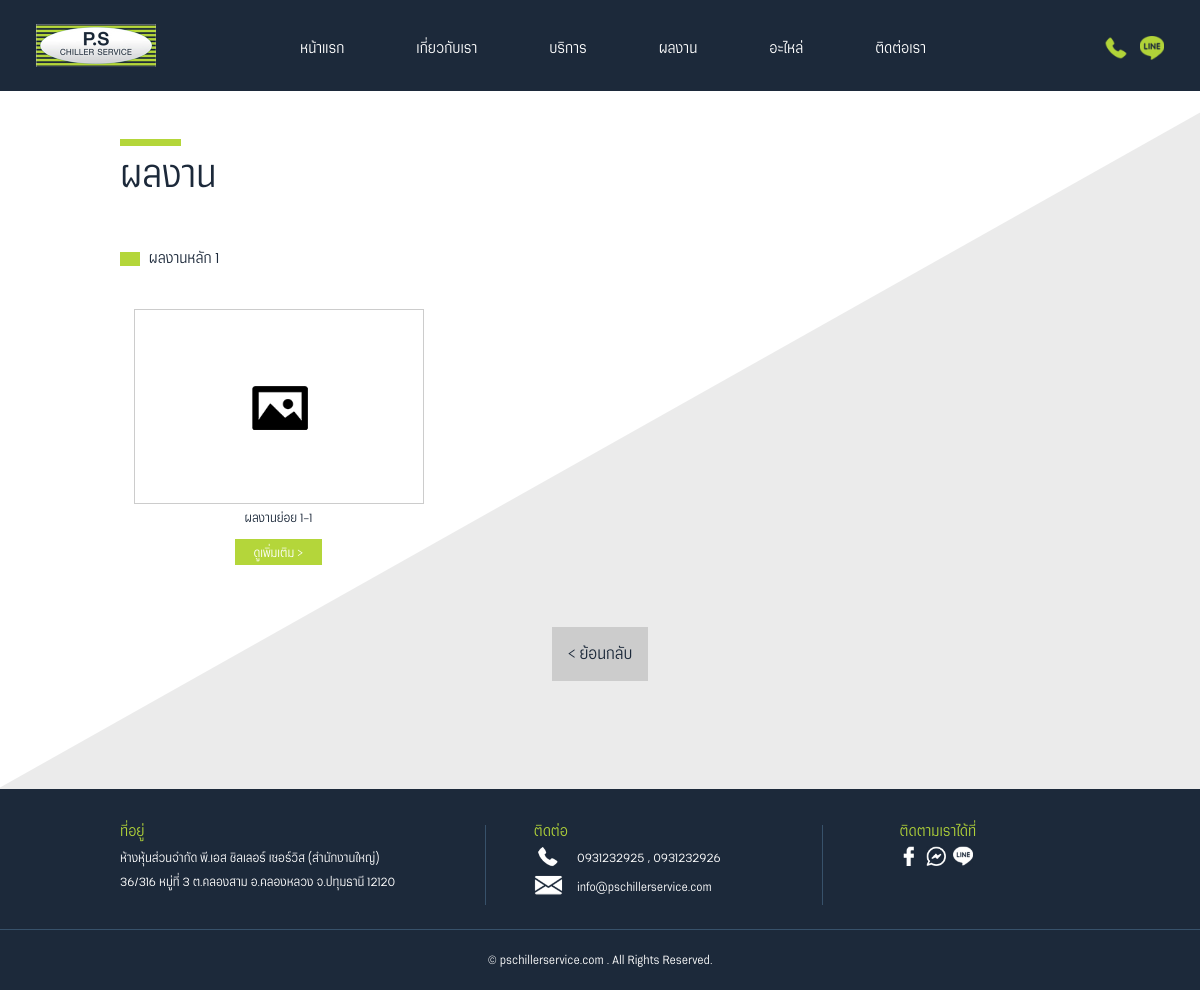
/portfolio-list.php?id=23, run on the app's committed database.
### tables this page shows
CREATE TABLE `portfolio` (
  `id` int(11) NOT NULL,
  `name` varchar(255) NOT NULL,
  `image` varchar(255) NOT NULL
);

CREATE TABLE `portfolio_sub` (
  `id` int(11) NOT NULL,
  `id_main` varchar(255) NOT NULL,
  `name` varchar(255) NOT NULL,
  `image` varchar(255) NOT NULL
);

CREATE TABLE `contact_address` (
  `id` int(11) NOT NULL,
  `address` text NOT NULL
);

CREATE TABLE `contact_phone` (
  `id` int(11) NOT NULL,
  `phone_1` varchar(20) NOT NULL,
  `phone_2` varchar(20) NOT NULL
);

CREATE TABLE `contact_email` (
  `id` int(11) NOT NULL,
  `email` varchar(255) NOT NULL
);

### back-office/database/connect.php (called while the page is built, shortened)
<?php
class connect
{
    private $servername = "localhost";
    private $username = "root";
    private $password = "";
    private $db_name = "pachillerservice";
    public function __construct()
    {
        try {
            $conn = new PDO("mysql:host=$this->servername;dbname=$this->db_name;charset=utf8", $this->username, $this->password);
            $conn->setAttribute(PDO::ATTR_ERRMODE, PDO::ERRMODE_EXCEPTION);
            $this->conn = $conn;
        } catch (PDOException $e) {
            echo "Connection failed: " . $e->getMessage();
        }
    }
}

### portfolio-list.php (the view, shortened to what this page needs)
<?php
require_once("back-office/database/connect.php");
?>
<!DOCTYPE html PUBLIC "-//W3C//DTD XHTML 1.0 Transitional//EN" "http://www.w3.org/TR/xhtml1/DTD/xhtml1-transitional.dtd">
<html xmlns="http://www.w3.org/1999/xhtml">
<head>
  <link href="css/reset.css" rel="stylesheet" type="text/css" />
  <link href="css/header.css" rel="stylesheet" type="text/css" />
  <link href="css/header-m.css" rel="stylesheet" type="text/css" />
  <link href="css/header-t.css" rel="stylesheet" type="text/css" />
  <link href="css/content.css" rel="stylesheet" type="text/css" />
  <link href="css/content-m.css" rel="stylesheet" type="text/css" />
  <link href="css/content-t.css" rel="stylesheet" type="text/css" />
  <link href="css/footer.css" rel="stylesheet" type="text/css" />
  <link href="css/footer-m.css" rel="stylesheet" type="text/css" />
  <link href="css/footer-t.css" rel="stylesheet" type="text/css" />
  <link href="css/menu.css" rel="stylesheet" type="text/css" />
</head>
<body>
  <div class="header">
    <div class="logo"><a href="index.php"><img src="images/logo.jpg" width="240" height="86" /></a></div>
    <div class="box-menu">
      <nav id="nav" role="navigation">
        <ul>
          <li><a href="index.php">หน้าแรก</a></li>
          <li><a href="aboutus.php">เกี่ยวกับเรา</a></li>
          <li><a href="service.php">บริการ</a></li>
          <li><a href="portfolio.php">ผลงาน</a></li>
          <li><a href="part.php">อะไหล่</a></li>
          <li><a href="contactus.php">ติดต่อเรา</a></li>
        </ul>
      </nav>
    </div>
    <?php include 'inc/contact-top.php'; ?>
  </div>
  <div class="content">
    <div class="left-01-all">
      <div class="box-main">
        <div class="title-all">ผลงาน</div>
        <?php
        try {
          $stmt = $db->conn->prepare("SELECT * FROM `portfolio` WHERE `id`=:__id");
          $stmt->execute(["__id" => $_GET["id"]]);
          foreach ($stmt->fetchAll() as $row) {
        ?>
            <div class="show-title">
              <?=$row["name"]?>
            </div>
        <?php
          }
        } catch (Exception $e) {
          echo $e->getMessage();
        }
        ?>
        <?php
        try {
          $stmt = $db->conn->prepare("SELECT * FROM `portfolio_sub` WHERE `id_main`=:__id ORDER BY `id` DESC");
          $stmt->execute(["__id" => $_GET["id"]]);
          foreach ($stmt->fetchAll() as $row) {
        ?>
            <div class="box-port-sub-list">
              <div class="picture-port-sub-list">
                <a href="portfolio-list-detail.php?id_main=<?=$_GET["id"]?>&id=<?= $row["id"] ?>">
                  <img src="back-office/images/portfolio/<?= $row["image"] ?>" width="400" height="267" /></a>
              </div>
              <div class="title-port-sub-list">
                <a href="portfolio-list-detail.php?id_main=<?=$_GET["id"]?>&id=<?= $row["id"] ?>">
                  <?= $row["name"] ?>
                </a>
              </div>
              <div class="more-04">
                <a href="portfolio-list-detail.php?id_main=<?=$_GET["id"]?>&id=<?= $row["id"] ?>">ดูเพิ่มเติม > </a>
              </div>
            </div>
        <?php
          }
        } catch (Exception $e) {
          echo $e->getMessage();
        }
        ?>
        <div class="more-03"><a href="portfolio.php">
            < ย้อนกลับ</a>
        </div>
      </div>
    </div>
  </div>
  <?php include 'inc/footer.php'; ?>
</body>
</html>

### inc/footer.php
<?php
require_once("back-office/database/connect.php");
$db = new connect();
?>
<?php
$phone1 = "";
$phone2 = "";
$line_Link = "";
$facebook_link = "";
$messenger_link = "";
$email = "";
$address = "";
try {
    $stmt = $db->conn->prepare("SELECT * FROM `contact_phone`");
    $stmt->execute();
    foreach ($stmt->fetchAll() as $row) {
        $phone1 = $row["phone_1"];
        $phone2 = $row["phone_2"];
    }
} catch (Exception $e) {
    echo $e->getMessage();
}
try {
    $stmt = $db->conn->prepare("SELECT * FROM `contact_line`");
    $stmt->execute();
    foreach ($stmt->fetchAll() as $row) {
        $line_Link = $row["line_link"];
    }
} catch (Exception $e) {
    echo $e->getMessage();
}
try {
    $stmt = $db->conn->prepare("SELECT * FROM `contact_facebook`");
    $stmt->execute();
    foreach ($stmt->fetchAll() as $row) {
        $facebook_link = $row["facebook_link"];
    }
} catch (Exception $e) {
    echo $e->getMessage();
}
try {
    $stmt = $db->conn->prepare("SELECT * FROM `contact_messenger`");
    $stmt->execute();
    foreach ($stmt->fetchAll() as $row) {
        $messenger_link = $row["messenger_link"];
    }
} catch (Exception $e) {
    echo $e->getMessage();
}
try {
    $stmt = $db->conn->prepare("SELECT * FROM `contact_email`");
    $stmt->execute();
    foreach ($stmt->fetchAll() as $row) {
        $email = $row["email"];
    }
} catch (Exception $e) {
    echo $e->getMessage();
}
try {
    $stmt = $db->conn->prepare("SELECT * FROM `contact_address`");
    $stmt->execute();
    foreach ($stmt->fetchAll() as $row) {
        $address = $row["address"];
    }
} catch (Exception $e) {
    echo $e->getMessage();
}
?>
<div class="footer">
    <div class="box-main">
        <div class="box-footer-left">
            <div class="title-footer">ที่อยู่</div>
            <div class="text-footer-left"><?= $address ?></div>
        </div>
        <div class="box-footer-center">
            <div class="title-footer">ติดต่อ</div>
            <div class="box-footer-center-list">
                <div class="icon-footer-center"><img src="images/icon-footer-01.jpg" width="48" height="37" /></div>
                <div class="text-footer-center"><a href="tel:<?= $phone1 ?>" target="_blank"><?= $phone1 ?></a> , <a href="tel:<?= $phone2 ?>" target="_blank"><?= $phone2 ?></a></div>
            </div>
            <div class="box-footer-center-list">
                <div class="icon-footer-center"><img src="images/icon-footer-02.jpg" width="48" height="37" /></div>
                <div class="text-footer-center"><?= $email ?></div>
            </div>
        </div>
        <div class="box-footer-right">
            <div class="title-footer">ติดตามเราได้ที่</div>
            <div class="icon-footer-right"><a href="<?= $facebook_link ?>" target="_blank"><img src="images/icon-footer-03.jpg" width="32" height="32" /></a><a href="<?= $messenger_link ?>" target="_blank"><img src="images/icon-footer-04.jpg" width="32" height="32" /></a>
                <a href="<?= $line_Link ?>" target="_blank"><img src="images/icon-footer-05.jpg" width="32" height="32" /></a>
            </div>
        </div>
    </div>
    <div class="copy">© pschillerservice.com . All Rights Reserved.</div>
</div>

### css/header.css (style rules this page uses)
@media screen and (min-width: 1041px) and (max-width: 3000px) { .header { float: left; height: auto; width: 100%; } }
@media screen and (min-width: 1041px) and (max-width: 3000px) { .logo { float: left; height: auto; width: 20%; margin-top: 2%; margin-bottom: 2%; margin-left: 3%; } }
@media screen and (min-width: 1041px) and (max-width: 3000px) { .logo img { height: auto; width: 50%; } }
@media screen and (min-width: 1041px) and (max-width: 3000px) { .box-menu { float: left; height: auto; width: 60%; margin-top: 3.5%; margin-left: 2%; } }

### css/content.css (style rules this page uses)
@media screen and (min-width: 1041px) and (max-width: 3000px) { .content { float: left; height: auto; width: 100%; } }
@media screen and (min-width: 1041px) and (max-width: 3000px) { .more-03 { font-family: serithairegular; font-size: 1.3vw; color: #1c293a; background-color: #CCCCCC; float: left; height: auto; width: 10%; padding-top: 2%; padding-bottom: 2%; margin-top: 5%; margin-bottom: 5%; text-align: center; margin-left: 45%; margin-right: 45%; } }
@media screen and (min-width: 1041px) and (max-width: 3000px) { .more-03 a { color: #1c293a; text-decoration: none; } }
@media screen and (min-width: 1041px) and (max-width: 3000px) { .more-04 { font-family: serithairegular; font-size: 1vw; color: #FFF; background-color: #B4D63A; float: left; height: auto; width: 30%; padding-top: 3%; padding-bottom: 2%; margin-top: 5%; text-align: center; margin-left: 35%; margin-right: 35%; } }
@media screen and (min-width: 1041px) and (max-width: 3000px) { .more-04 a { color: #FFF; text-decoration: none; } }
@media screen and (min-width: 1041px) and (max-width: 3000px) { .title-all { font-family: serithairegular; font-size: 3vw; color: #1c293a; background-image: url(../images/line-title-small.jpg); background-repeat: no-repeat; background-position: left top; float: left; height: auto; width: 100%; margin-top: 5%; margin-bottom: 3%; padding-top: 2%; } }
@media screen and (min-width: 1041px) and (max-width: 3000px) { .show-title { font-family: serithairegular; font-size: 1.2vw; color: #1c293a; background-image: url(../images/icon-green.jpg); background-repeat: no-repeat; background-position: left top; float: left; height: auto; width: 95%; margin-top: 3%; margin-bottom: 3%; padding-left: 3%; } }
@media screen and (min-width: 1041px) and (max-width: 3000px) { .box-port-sub-list { margin: 1.5%; float: left; height: auto; width: 30%; } }
@media screen and (min-width: 1041px) and (max-width: 3000px) { .picture-port-sub-list { float: left; height: auto; width: 100%; border: 1px solid #CCC; } }
@media screen and (min-width: 1041px) and (max-width: 3000px) { .picture-port-sub-list a img { height: auto; width: 100%; } }
@media screen and (min-width: 1041px) and (max-width: 3000px) { .title-port-sub-list { font-family: serithairegular; font-size: 1vw; color: #1c293a; text-align: center; margin-top: 3%; float: left; height: auto; width: 100%; } }
@media screen and (min-width: 1041px) and (max-width: 3000px) { .title-port-sub-list a { color: #1c293a; text-decoration: none; } }

### css/menu.css (style rules this page uses)
#nav { font-family: serithairegular; }
#nav li { position: relative; z-index: 9999; }
#nav li a { color: #FFFFFF; display: block; text-decoration: none; list-style-type: none; }
#nav > ul { background-color: #37516A; position: relative; z-index: 9999; }
#nav > ul > li { width: auto; height: auto; float: left; list-style-type: none; margin-right: 10%; margin-bottom: 3%; }
#nav > ul > li > a { height: 100%; font-size: 1.2vw; text-align: center; list-style-type: none; font-family: serithairegular; color: #FFF; font-weight: normal; }

### data on the page
portfolio: name "ผลงานหลัก 1"
portfolio_sub: image (picture), name "ผลงานย่อย 1-1"
contact_address: address "ห้างหุ้นส่วนจำกัด พี.เอส ชิลเลอร์ เซอร์วิส (สำนักงานใหญ่) 36/316 หมู่ที่ 3 ต.คลองสาม อ.คลองหลวง จ.ปทุมธานี 12120"
contact_phone: phone_1 "0931232925", phone_2 "0931232926"
contact_email: email "info@pschillerservice.com"
